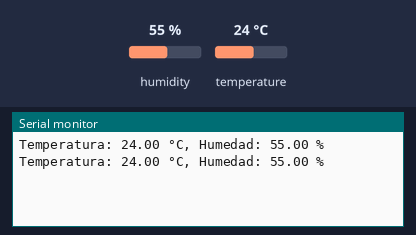
Recording of a sketch running on a simulated Arduino Uno, built with avr-gcc and run on an emulated ATmega328P. On the bench: the last lines printed to the serial monitor. Inputs (shaded band) come from the test bench; at power-on: humidity 55 %, temperature 24 °C.

Above: at 2.8 s.
2.9 s: humidity set to 22 %
At 5.1 s:
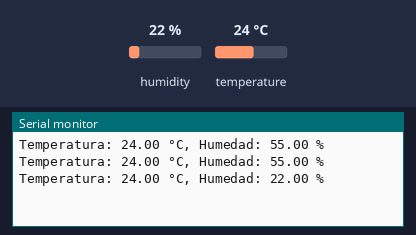
5.6 s: temperature set to 12 °C
At 7.5 s:
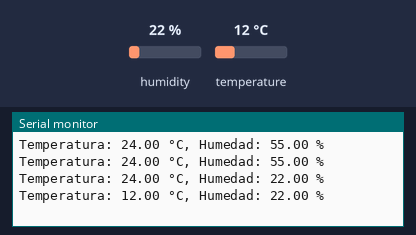
8.3 s: humidity set to 40 %
At 11.2 s:
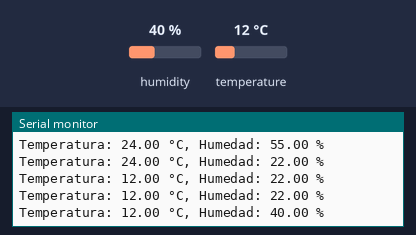
Timing chart, 0 to 12.7 s (numbered marks = the images above; inputs shaded):
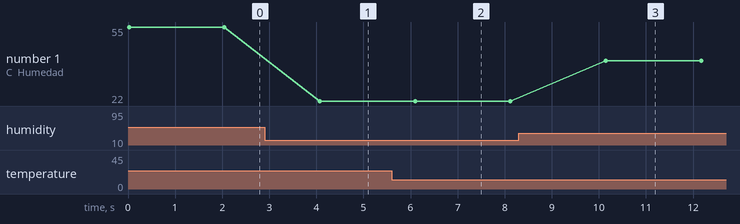

Measured:
- after the input at 2.9 s, the serial monitor: prints a new line after 1.2 s (image 1)
- after the input at 5.6 s, the serial monitor: prints a new line after 0.50 s (image 2)
- after the input at 8.3 s, the serial monitor: prints a new line after 1.8 s (image 3)
- plotted number 1: 55 → 22 after the input at 2.9 s, 22 → 40 after the input at 8.3 s

The sketch:

DHT11.ino
```cpp
#include "DHT.h"

// Configuración del DHT11
#define DHTPIN 2     // Pin digital donde conectas la señal
#define DHTTYPE DHT11

DHT dht(DHTPIN, DHTTYPE);

void setup() {
  Serial.begin(9600);
  dht.begin();
}

void loop() {
  float temperatura = dht.readTemperature(); // °C
  float humedad = dht.readHumidity();        // %

  if (isnan(temperatura) || isnan(humedad)) {
    Serial.println("Error al leer del DHT11");
  } else {
    Serial.print("Temperatura: ");
    Serial.print(temperatura);
    Serial.print(" °C, Humedad: ");
    Serial.print(humedad);
    Serial.println(" %");
  }

  delay(2000); // Leer cada 2 segundos
}
```
